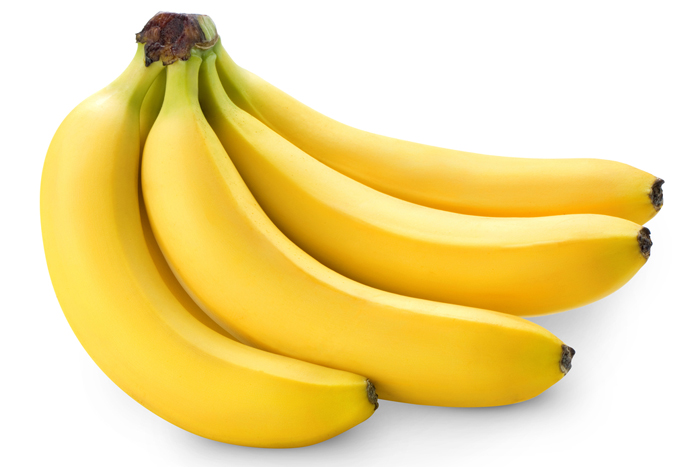
#> input picture images/banana.jpeg, 700 x 467 px, found by its file name
$ python examples_matplotlib.py
#> lines starting #> are read from the running program, lines starting #| are printed output that depends on the picture
import matplotlib.pyplot as plt
import numpy as np

# load RGB image in numpy array
img = plt.imread('images/images/banana.jpeg')
#> img is the input picture: shape (467, 700, 3); mean R, G, B 241.5, 220.4, 151.6

# convert to grayscale
img_gray = np.dot(img[...,:3], [0.299, 0.587, 0.114])
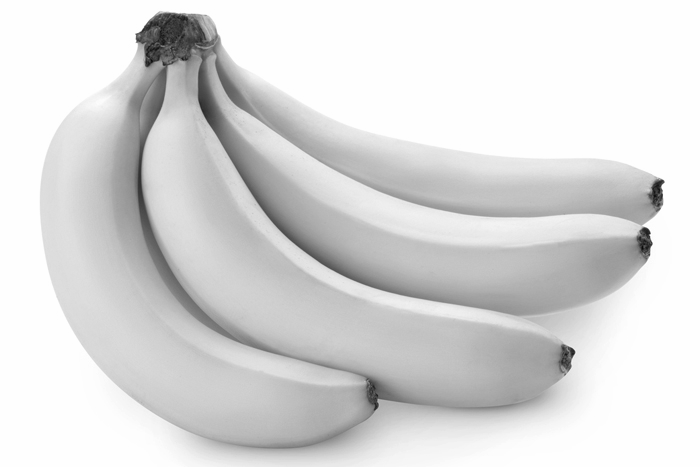
#> img_gray: shape (467, 700) float64; min 9.05, max 255, mean 218.9

# round to integers
img_gray = np.round(img_gray).astype(np.uint8)

# save grayscale image
plt.imsave('images/image_gray2.jpg', img_gray, cmap='gray')

# show grayscale image
plt.imshow(img_gray, cmap='gray')

# show RGB image
plt.imshow(img)

# make grayscale image into a coloured image
img_gray_3d = np.stack((img_gray,)*3, axis=-1)
plt.imsave('image_gray_3d.jpg', img_gray_3d)

# replace the pixels of the grayscale image with the pixels of the original image
percentage = 0.1
mask = np.random.rand(*img_gray.shape) < percentage
img_gray_3d[mask, :] = img[mask, :]
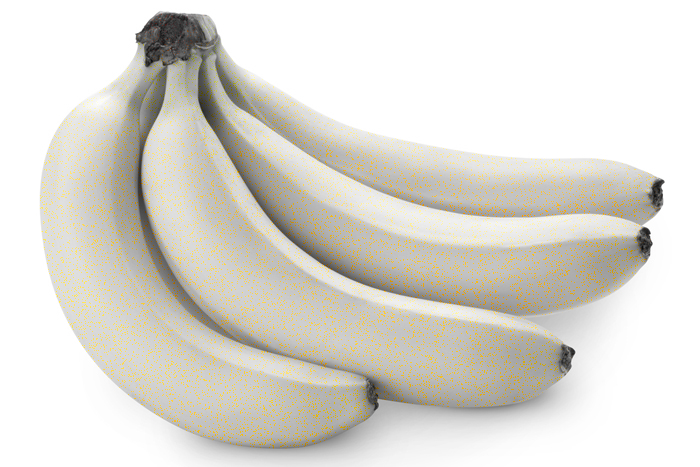
#> img_gray_3d: shape (467, 700, 3); mean of channels 0, 1, 2 221.1, 219, 212.1; drawn as R, G, B

# save the new image
# plt.imsave('images/images/image_coloured2.jpg', img_gray_3d)

img_gray_3d = np.stack((img_gray,)*3, axis=-1)

# grid colourization
I = 100
J = 100

size_x, size_y = img_gray.shape
#> size_x = 467; size_y = 700

for x in np.linspace(0, size_x, I, dtype=int, endpoint=False):
    for y in np.linspace(0, size_y, J, dtype=int, endpoint=False):
        img_gray_3d[x, y, :] = img[x, y, :]
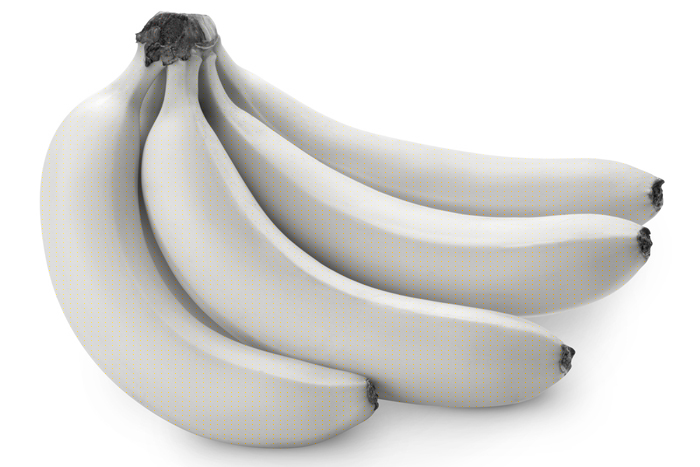
#> img_gray_3d: shape (467, 700, 3); mean of channels 0, 1, 2 219.6, 218.9, 216.8; drawn as R, G, B

plt.imsave('images/image_coloured_grid.jpg', img_gray_3d)
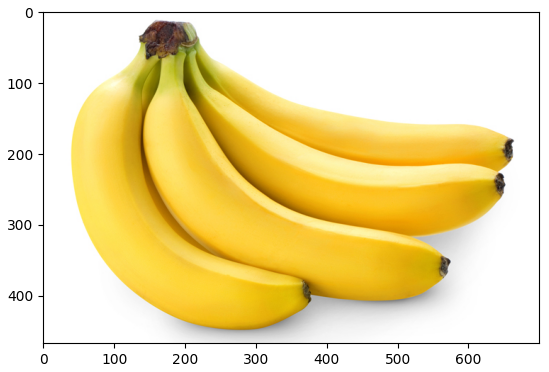
#> figure drawn by matplotlib, 1 panel

$ run again, with images/apple.jpeg copied over images/banana.jpeg
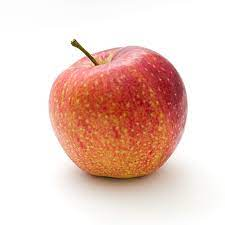
#> input picture images/apple.jpeg, 225 x 225 px, found by its file name
#> img is the input picture: shape (225, 225, 3); mean R, G, B 235.3, 205.5, 196
#> after the loop `for x in np.linspace(0, size_x, I, dtype=int, endpoint=False):`:
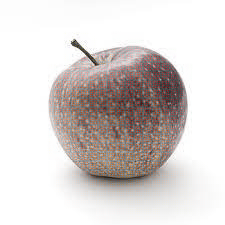
#> img_gray_3d: shape (225, 225, 3); mean of channels 0, 1, 2 217.6, 211.8, 209.9; drawn as R, G, B
#> `plt.imsave('images/image_coloured_grid.jpg', img_gray_3d)`:
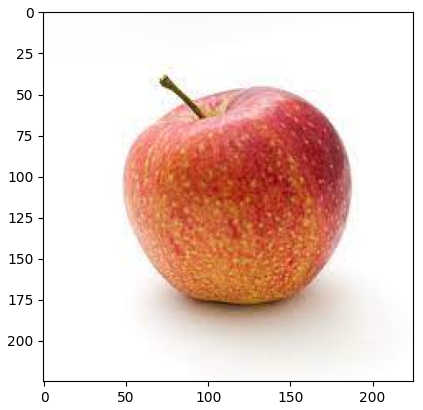
#> figure drawn by matplotlib, 1 panel

$ run again, with images/color_wheel.jpeg copied over images/banana.jpeg
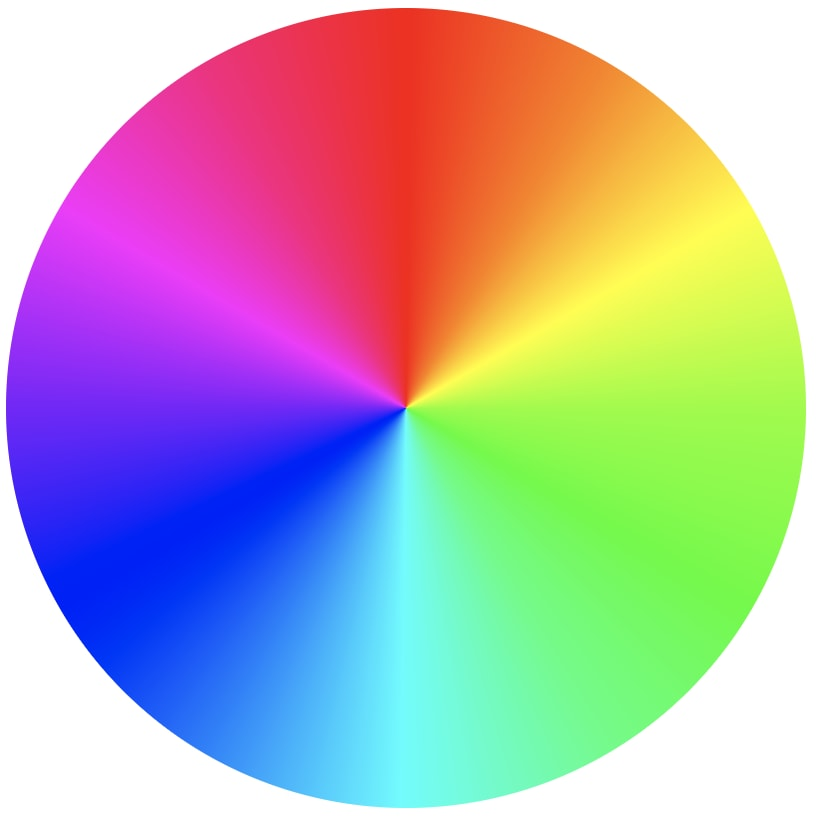
#> input picture images/color_wheel.jpeg, 824 x 818 px, found by its file name
#> img is the input picture: shape (818, 824, 3); mean R, G, B 180.5, 173.4, 178.3
#> after the loop `for x in np.linspace(0, size_x, I, dtype=int, endpoint=False):`:
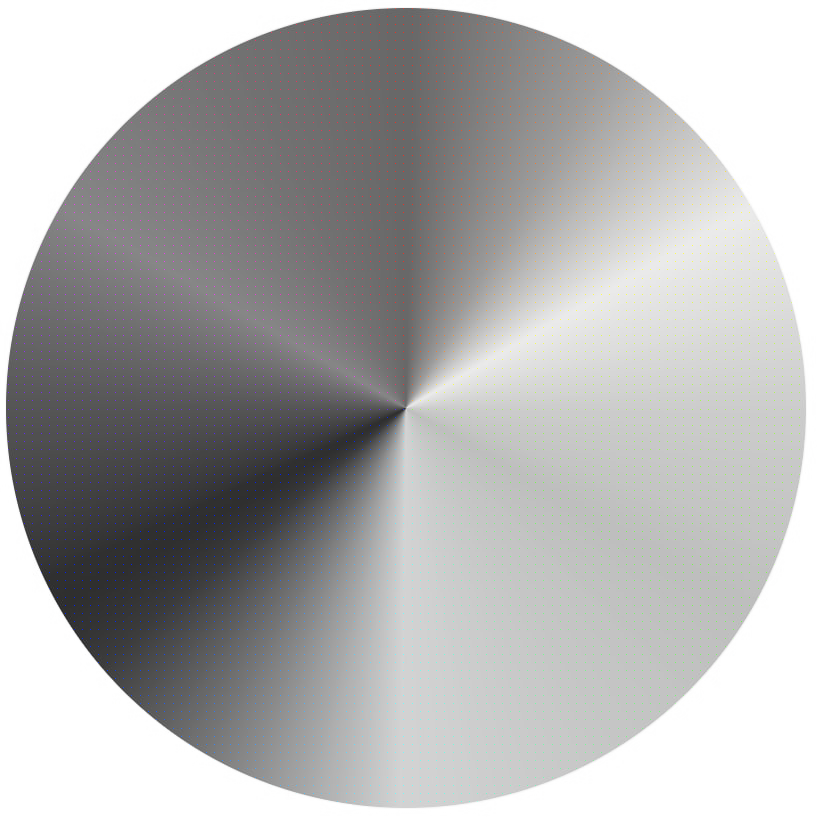
#> img_gray_3d: shape (818, 824, 3); mean of channels 0, 1, 2 176.1, 176, 176.1; drawn as R, G, B
#> `plt.imsave('images/image_coloured_grid.jpg', img_gray_3d)`:
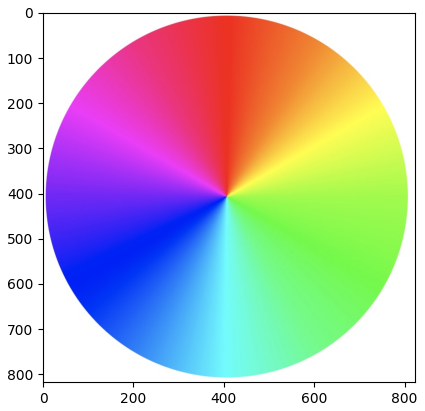
#> figure drawn by matplotlib, 1 panel

$ run again, with images/kiwi.jpeg copied over images/banana.jpeg
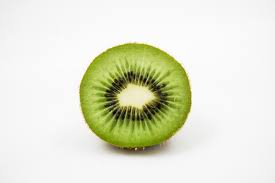
#> input picture images/kiwi.jpeg, 275 x 183 px, found by its file name
#> img is the input picture: shape (183, 275, 3); mean R, G, B 226.9, 229.4, 210.6
#> after the loop `for x in np.linspace(0, size_x, I, dtype=int, endpoint=False):`:
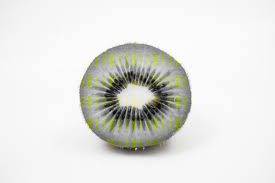
#> img_gray_3d: shape (183, 275, 3); mean of channels 0, 1, 2 226.6, 227.1, 223.4; drawn as R, G, B
#> `plt.imsave('images/image_coloured_grid.jpg', img_gray_3d)`:
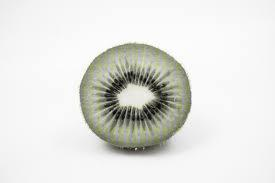
#> saved as image_coloured_grid.jpg: shape (183, 275, 3); mean R, G, B 226.6, 227.1, 223.4
